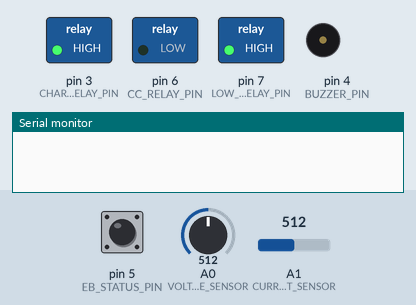
Recording of a sketch running on a simulated Arduino Uno, built with avr-gcc and run on an emulated ATmega328P. Shown: switched loads named in the sketch (green lamp = pin HIGH), buzzer (waves = sounding, pin HIGH), the last lines printed to the serial monitor. The test bench sets the inputs (shaded band); at power-on: A0 (VOLTAGE_SENSOR) = 512, pin 5 (EB_STATUS_PIN) HIGH, A1 (CURRENT_SENSOR) = 512.

Above: at 0.05 s.
1.3 s: A0 (VOLTAGE_SENSOR) set to 306
At 3.2 s:
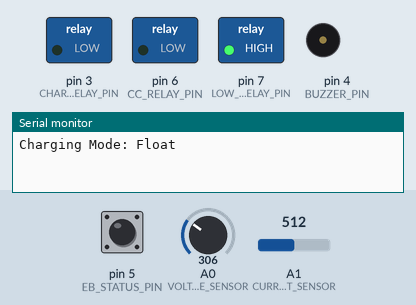
5.6 s: pin 5 (EB_STATUS_PIN) pulled LOW for 0.15 s
At 7.0 s:
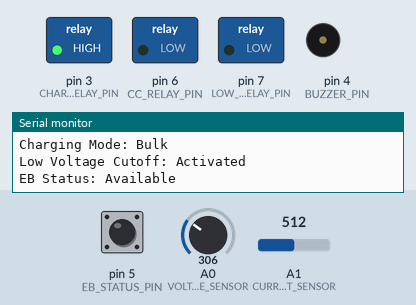
10.0 s: A1 (CURRENT_SENSOR) set to 716
12.5 s: A1 (CURRENT_SENSOR) set to 547
14.5 s: A1 (CURRENT_SENSOR) set to 523
At 16.4 s:
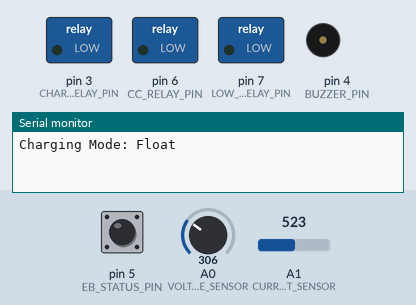
18.8 s: A1 (CURRENT_SENSOR) set to 900
At 19.2 s:
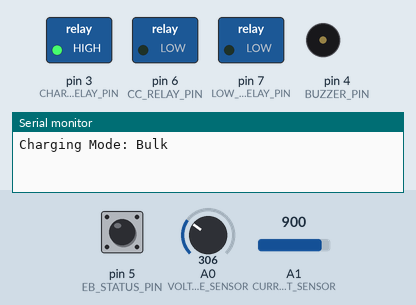
Timing chart, 0 to 21.3 s (numbered marks = the images above; inputs shaded):
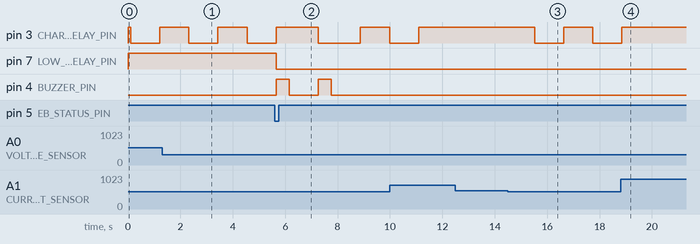

The sketch:

nano_inverter_smart_charger_1.ino
```cpp
#include <Wire.h>

// Pin Definitions
#define CHARGING_RELAY_PIN 3  // Relay for switching charging modes (Bulk <-> Float)
#define LOW_VOLTAGE_RELAY_PIN 7  // Relay for Low Voltage Cutoff
#define BUZZER_PIN 4        // Buzzer for EB status change
#define EB_STATUS_PIN 5     // Digital Input for EB detection (Potential-Free Contact)
#define CC_RELAY_PIN 6      // CC Relay (turns ON after 5 seconds)
#define VOLTAGE_SENSOR A0   // Voltage Sensor Input
#define CURRENT_SENSOR A1   // ACS712 Current Sensor Input

// Charging Conditions
const float FLOAT_VOLTAGE = 13.5;
const float BULK_VOLTAGE = 14.4;
const float BULK_VOLTAGE_THRESHOLD = 12.2;  // Switch back to Bulk mode
const float CHARGING_CURRENT_THRESHOLD = 1.0;

// Low voltage cutoff
const float LOW_VOLTAGE_CUTOFF = 10.5;
const float LOW_VOLTAGE_RECOVERY = 12.4;

bool lowVoltageState = false;  // For low voltage cutoff
unsigned long lowVoltageStartTime = 0;  // To track when voltage goes low
bool chargingMode = true;      // true = Bulk, false = Float
bool ebStatus = false;
unsigned long ebOnTime = 0;    // To track when EB came back
bool ccRelayState = false;

float readVoltage() {
    float sum = 0;
    for (int i = 0; i < 10; i++) {
        sum += (analogRead(VOLTAGE_SENSOR) * 25.0) / 1023.0;
        delay(5);
    }
    return (sum / 10.0) * 0.956; // Averaged + Corrected
}

float readCurrent() {
    float sum = 0;
    for (int i = 0; i < 10; i++) {
        sum += ((analogRead(CURRENT_SENSOR) - 512) * 30.0) / 512.0;
        delay(5);
    }
    return (sum / 10.0) * 0.850; // Averaged + Corrected
}

void checkChargingMode(float voltage, float current) {
    if (chargingMode && current < CHARGING_CURRENT_THRESHOLD) {
        // Switch to Float Mode when current is low
        digitalWrite(CHARGING_RELAY_PIN, LOW);
        chargingMode = false;
        Serial.println("Charging Mode: Float");
    } else if (!chargingMode && voltage < BULK_VOLTAGE_THRESHOLD) {
        // Switch back to Bulk Mode when voltage drops
        digitalWrite(CHARGING_RELAY_PIN, HIGH);
        chargingMode = true;
        Serial.println("Charging Mode: Bulk");
    }
}

void checkLowVoltageCutoff(float voltage) {
    if (voltage <= LOW_VOLTAGE_CUTOFF) {
        if (lowVoltageStartTime == 0) {
            lowVoltageStartTime = millis();  // Start the timer
        }
        if (millis() - lowVoltageStartTime >= 2500 && !lowVoltageState) { // 2.5-second delay
            digitalWrite(LOW_VOLTAGE_RELAY_PIN, LOW); // Cut off load
            lowVoltageState = true;
            Serial.println("Low Voltage Cutoff: Activated");
        }
    } else {
        lowVoltageStartTime = 0; // Reset the timer
        if (voltage >= LOW_VOLTAGE_RECOVERY && lowVoltageState) {
            digitalWrite(LOW_VOLTAGE_RELAY_PIN, HIGH); // Restore power
            lowVoltageState = false;
            Serial.println("Low Voltage Cutoff: Deactivated");
        }
    }
}

void checkEBStatus() {
    bool currentEBStatus = !digitalRead(EB_STATUS_PIN); // Since NC = EB ON, we invert the reading

    if (currentEBStatus != ebStatus) {
        ebStatus = currentEBStatus;
        digitalWrite(BUZZER_PIN, HIGH);
        delay(500);
        digitalWrite(BUZZER_PIN, LOW);

        Serial.print("EB Status: ");
        Serial.println(ebStatus ? "Available" : "Not Available");

        if (ebStatus) {
            ebOnTime = millis();  // Start delay timer
            ccRelayState = false; // Reset CC relay state
        } else {
            digitalWrite(CC_RELAY_PIN, LOW); // Turn off CC relay when EB goes
        }
    }
}

void checkCCRelay() {
    if (ebStatus && !ccRelayState) {
        if (millis() - ebOnTime >= 5000) { // 5-second delay
            digitalWrite(CC_RELAY_PIN, HIGH);
            ccRelayState = true;
            Serial.println("CC Relay Activated after 5 seconds");
        }
    }
}

void setup() {
    Serial.begin(115200);
    pinMode(CHARGING_RELAY_PIN, OUTPUT);
    pinMode(LOW_VOLTAGE_RELAY_PIN, OUTPUT);
    pinMode(BUZZER_PIN, OUTPUT);
    pinMode(CC_RELAY_PIN, OUTPUT);
    pinMode(EB_STATUS_PIN, INPUT_PULLUP); // Use internal pull-up

    pinMode(VOLTAGE_SENSOR, INPUT);
    pinMode(CURRENT_SENSOR, INPUT);

    digitalWrite(CHARGING_RELAY_PIN, HIGH); // Start in Bulk Mode
    digitalWrite(LOW_VOLTAGE_RELAY_PIN, HIGH); // Ensure Load is connected
    digitalWrite(CC_RELAY_PIN, LOW); // Ensure CC relay is off initially
}

void loop() {
    float batteryVoltage = readVoltage();
    float chargingCurrent = readCurrent();

    Serial.print("Voltage: ");
    Serial.print(batteryVoltage);
    Serial.print(" V, Current: ");
    Serial.print(chargingCurrent);
    Serial.print(" A, EB Status: ");
    Serial.print(ebStatus ? "Available" : "Not Available");

    Serial.print(", Charging Mode: ");
    Serial.print(chargingMode ? "Bulk" : "Float");

    Serial.print(", Low Voltage Cutoff: ");
    Serial.println(lowVoltageState ? "Activated" : "Deactivated");

    checkChargingMode(batteryVoltage, chargingCurrent);
    checkLowVoltageCutoff(batteryVoltage);
    checkEBStatus();
    checkCCRelay();

    delay(1000);
}
```

Measured:
- after the input at 5.6 s, pin 4 (BUZZER_PIN): alternates HIGH for 0.50 s and LOW for 1.1 s, 4 changes in all, then stays LOW, starting after 0.06 s
- after the input at 14.5 s, pin 3 (CHARGING_RELAY_PIN): HIGH → LOW after 1.0 s, → HIGH 1.1 s later, → LOW 1.1 s later
- after the input at 18.8 s, pin 3 (CHARGING_RELAY_PIN): goes on until 18.9 s, then stays HIGH
